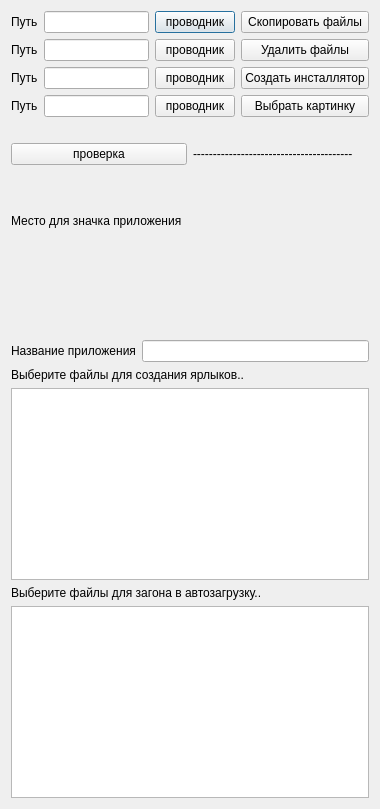
<?xml version="1.0" encoding="UTF-8"?>
<ui version="4.0">
 <class>create_installator</class>
 <widget class="QDialog" name="create_installator">
  <property name="geometry">
   <rect>
    <x>0</x>
    <y>0</y>
    <width>380</width>
    <height>809</height>
   </rect>
  </property>
  <property name="sizePolicy">
   <sizepolicy hsizetype="Fixed" vsizetype="Fixed">
    <horstretch>0</horstretch>
    <verstretch>0</verstretch>
   </sizepolicy>
  </property>
  <property name="windowTitle">
   <string>Dialog</string>
  </property>
  <layout class="QGridLayout" name="gridLayout">
   <item row="0" column="0">
    <layout class="QVBoxLayout" name="verticalLayout_4">
     <item>
      <layout class="QHBoxLayout" name="horizontalLayout_4">
       <item>
        <layout class="QVBoxLayout" name="verticalLayout_3">
         <item>
          <layout class="QHBoxLayout" name="horizontalLayout_3">
           <item>
            <widget class="QLabel" name="label">
             <property name="text">
              <string>Путь</string>
             </property>
            </widget>
           </item>
           <item>
            <widget class="QLineEdit" name="le_copy">
             <property name="text">
              <string/>
             </property>
            </widget>
           </item>
          </layout>
         </item>
         <item>
          <layout class="QHBoxLayout" name="horizontalLayout_2">
           <item>
            <widget class="QLabel" name="label_2">
             <property name="text">
              <string>Путь</string>
             </property>
            </widget>
           </item>
           <item>
            <widget class="QLineEdit" name="le_delete"/>
           </item>
          </layout>
         </item>
         <item>
          <layout class="QHBoxLayout" name="horizontalLayout">
           <item>
            <widget class="QLabel" name="label_3">
             <property name="text">
              <string>Путь</string>
             </property>
            </widget>
           </item>
           <item>
            <widget class="QLineEdit" name="le_install">
             <property name="text">
              <string/>
             </property>
            </widget>
           </item>
          </layout>
         </item>
         <item>
          <layout class="QHBoxLayout" name="horizontalLayout_5">
           <item>
            <widget class="QLabel" name="label_7">
             <property name="text">
              <string>Путь</string>
             </property>
            </widget>
           </item>
           <item>
            <widget class="QLineEdit" name="le_icon">
             <property name="text">
              <string/>
             </property>
            </widget>
           </item>
          </layout>
         </item>
        </layout>
       </item>
       <item>
        <layout class="QVBoxLayout" name="verticalLayout_2">
         <item>
          <widget class="QPushButton" name="pb_fileDialogCopy">
           <property name="text">
            <string>проводник</string>
           </property>
          </widget>
         </item>
         <item>
          <widget class="QPushButton" name="pb_fileDialogInstall">
           <property name="text">
            <string>проводник</string>
           </property>
          </widget>
         </item>
         <item>
          <widget class="QPushButton" name="pb_filedialog_install">
           <property name="text">
            <string>проводник</string>
           </property>
          </widget>
         </item>
         <item>
          <widget class="QPushButton" name="pb_filedialog_icon">
           <property name="text">
            <string>проводник</string>
           </property>
          </widget>
         </item>
        </layout>
       </item>
       <item>
        <layout class="QVBoxLayout" name="verticalLayout">
         <item>
          <widget class="QPushButton" name="pb_copy">
           <property name="text">
            <string>Скопировать файлы</string>
           </property>
          </widget>
         </item>
         <item>
          <widget class="QPushButton" name="pb_delete">
           <property name="text">
            <string>Удалить файлы</string>
           </property>
          </widget>
         </item>
         <item>
          <widget class="QPushButton" name="pb_install">
           <property name="text">
            <string>Создать инсталлятор</string>
           </property>
          </widget>
         </item>
         <item>
          <widget class="QPushButton" name="pb_icon">
           <property name="text">
            <string>Выбрать картинку</string>
           </property>
          </widget>
         </item>
        </layout>
       </item>
      </layout>
     </item>
     <item>
      <spacer name="horizontalSpacer">
       <property name="orientation">
        <enum>Qt::Horizontal</enum>
       </property>
       <property name="sizeHint" stdset="0">
        <size>
         <width>40</width>
         <height>20</height>
        </size>
       </property>
      </spacer>
     </item>
     <item>
      <layout class="QHBoxLayout" name="layValid">
       <item>
        <widget class="QPushButton" name="pbValidator">
         <property name="text">
          <string>проверка</string>
         </property>
        </widget>
       </item>
       <item>
        <widget class="QLabel" name="lblValid">
         <property name="text">
          <string>----------------------------------------</string>
         </property>
        </widget>
       </item>
      </layout>
     </item>
     <item>
      <widget class="QLabel" name="lbl_icon">
       <property name="minimumSize">
        <size>
         <width>1</width>
         <height>100</height>
        </size>
       </property>
       <property name="text">
        <string>Место для значка приложения</string>
       </property>
      </widget>
     </item>
     <item>
      <spacer name="verticalSpacer">
       <property name="orientation">
        <enum>Qt::Vertical</enum>
       </property>
       <property name="sizeHint" stdset="0">
        <size>
         <width>20</width>
         <height>40</height>
        </size>
       </property>
      </spacer>
     </item>
     <item>
      <layout class="QHBoxLayout" name="horizontalLayout_6">
       <item>
        <widget class="QLabel" name="label_5">
         <property name="text">
          <string>Название приложения</string>
         </property>
        </widget>
       </item>
       <item>
        <widget class="QLineEdit" name="le_ApplicationName"/>
       </item>
      </layout>
     </item>
     <item>
      <widget class="QLabel" name="label_4">
       <property name="text">
        <string>Выберите файлы для создания ярлыков..</string>
       </property>
      </widget>
     </item>
     <item>
      <widget class="QListWidget" name="listLinks">
       <property name="selectionMode">
        <enum>QAbstractItemView::MultiSelection</enum>
       </property>
       <property name="movement">
        <enum>QListView::Snap</enum>
       </property>
      </widget>
     </item>
     <item>
      <widget class="QLabel" name="label_6">
       <property name="text">
        <string>Выберите файлы для загона в автозагрузку..</string>
       </property>
      </widget>
     </item>
     <item>
      <widget class="QListWidget" name="listAutoLoading">
       <property name="selectionMode">
        <enum>QAbstractItemView::MultiSelection</enum>
       </property>
       <property name="movement">
        <enum>QListView::Snap</enum>
       </property>
      </widget>
     </item>
    </layout>
   </item>
  </layout>
 </widget>
 <resources/>
 <connections/>
</ui>
